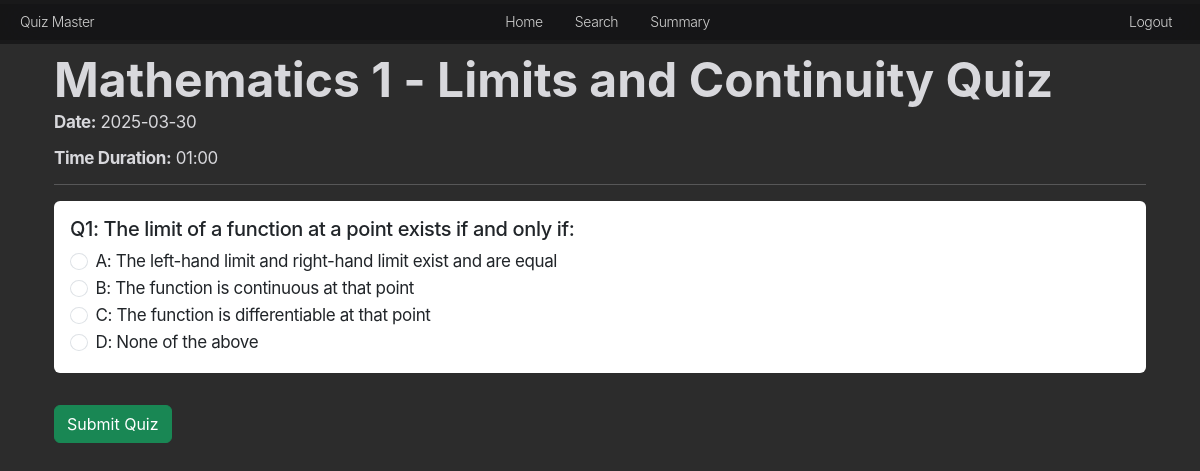
Page /quiz/4 (signed in) on the committed database.
### models.py (models this page shows, shortened)
class Subject(db.Model):
    id = db.Column(db.Integer, primary_key=True)
    name = db.Column(db.String(100), unique=True, nullable=False)
    description = db.Column(db.Text, nullable=True)

class Chapter(db.Model):
    id = db.Column(db.Integer, primary_key=True)
    name = db.Column(db.String(100), nullable=False)
    description = db.Column(db.Text, nullable=True)
    subject_id = db.Column(db.Integer, db.ForeignKey('subject.id'), nullable=False)
    subject = db.relationship('Subject', backref=db.backref('chapters', lazy=True))

class Quiz(db.Model):
    id = db.Column(db.Integer, primary_key=True)
    chapter_id = db.Column(db.Integer, db.ForeignKey('chapter.id'), nullable=False)
    date_of_quiz = db.Column(db.Date, nullable=False, default=datetime.utcnow)
    time_duration = db.Column(db.String(5), nullable=False)  # Format HH:MM
    remarks = db.Column(db.Text, nullable=True)
    chapter = db.relationship('Chapter', backref=db.backref('quizzes', lazy=True))

class Question(db.Model):
    id = db.Column(db.Integer, primary_key=True)
    quiz_id = db.Column(db.Integer, db.ForeignKey('quiz.id'), nullable=False)
    question_statement = db.Column(db.Text, nullable=False)
    option1 = db.Column(db.String(255), nullable=False)
    option2 = db.Column(db.String(255), nullable=False)
    option3 = db.Column(db.String(255), nullable=False)
    option4 = db.Column(db.String(255), nullable=False)
    correct_option = db.Column(db.Integer, nullable=False)  # Store as 1,2,3,4
    quiz = db.relationship('Quiz', backref=db.backref('questions', lazy=True))

### routes.py (the view, shortened to what this page needs)
@main.route('/quiz/<int:quiz_id>', methods=['GET', 'POST'])
@login_required
def start_quiz(quiz_id):
    quiz = Quiz.query.get_or_404(quiz_id)
    questions = Question.query.filter_by(quiz_id=quiz_id).all()
    current_user = get_current_user()
    return render_template('start_quiz.html', quiz=quiz, questions=questions, current_user=current_user)

### routes.py (called while the page is built)
def login_required(f):
    @wraps(f)
    def decorated_function(*args, **kwargs):
        if 'user_id' not in session:
            flash("Please log in to access this page.", "danger")
            return redirect(url_for('auth.login'))
        return f(*args, **kwargs)
    return decorated_function

def get_current_user():
    if 'user_id' in session:
        return User.query.get(session['user_id'])
    return None

### templates/start_quiz.html (shortened to what this page needs)
{% extends "base.html" %}
{% block content %}
<div class="container">
    <h2 class="mt-4">{{ quiz.chapter.subject.name }} - {{ quiz.chapter.name }} Quiz</h2>
    <p><strong>Date:</strong> {{ quiz.date_of_quiz }}</p>
    <p><strong>Time Duration:</strong> {{ quiz.time_duration }}</p>
    <hr>
    {% if questions %}
    <form method="POST">
        {% for question in questions %}
            <div class="card mb-3">
                <div class="card-body">
                    <h5 class="card-title">Q{{ loop.index }}: {{ question.question_statement }}</h5>
                    <div class="form-check">
                        <input class="form-check-input" type="radio" name="question_{{ question.id }}" value="1" id="q{{ question.id }}_1">
                        <label class="form-check-label" for="q{{ question.id }}_1">A: {{ question.option1 }}</label>
                    </div>
                    <div class="form-check">
                        <input class="form-check-input" type="radio" name="question_{{ question.id }}" value="2" id="q{{ question.id }}_2">
                        <label class="form-check-label" for="q{{ question.id }}_2">B: {{ question.option2 }}</label>
                    </div>
                    <div class="form-check">
                        <input class="form-check-input" type="radio" name="question_{{ question.id }}" value="3" id="q{{ question.id }}_3">
                        <label class="form-check-label" for="q{{ question.id }}_3">C: {{ question.option3 }}</label>
                    </div>
                    <div class="form-check">
                        <input class="form-check-input" type="radio" name="question_{{ question.id }}" value="4" id="q{{ question.id }}_4">
                        <label class="form-check-label" for="q{{ question.id }}_4">D: {{ question.option4 }}</label>
                    </div>
                </div>
            </div>
        {% endfor %}
        <button type="submit" class="btn btn-success mt-3">Submit Quiz</button>
    </form>
    {% else %}
        <p>No questions available for this quiz.</p>
    {% endif %}
</div>
{% endblock %}

### static/style.css (style rules this page uses)
:root { --nav-bg: rgb(22,22,23,0.8); --white: #f5f5f7; --bg: #f5f5f8; --dark-bg: #2c2c2c; --dark-box: #1c1c1c; --beinge-white: rgb(216,216,220); --gray: rgb(99,99,102) ; --blue: #0071e3; --orange: #bf4800; --red: rgb(215,0,21); --success: rgb(48,219,91); --yellow: rgb(255,214,10); --nav-color: rgba(255, 255, 255, .8); --nav-color-secondary: #E8E8ED; --nav-color-hover: #FFFFFF; --main-white: #ffffff; }
body { background-color: var(--dark-bg); font-size: 17px; line-height: 1.47059; font-weight: 400; letter-spacing: -0.022em; font-family: "SF Pro Text", "SF Pro Icons", "AOS Icons", "Helvetica Neue", Helvetica, Arial, sans-serif; color: var(--beinge-white); font-style: normal; overflow: hidden; overflow-y: auto; }
button { background-color: #007aff; color: #ffffff; border: none; border-radius: 12px; padding: 10px 20px; font-size: 16px; cursor: pointer; transition: all 0.2s ease-in-out; }
.container { margin-top: 56px; }
.card { border: none; }
h2 { font-size: 48px; line-height: 1; font-weight: 700; letter-spacing: -0.00043em; }
select, input, textarea { border: none; background-color: #E8E8ED; border-radius: 8px; padding: 6px; padding-left: 10px; }
p { font-size: 17px; line-height: 1.17648; font-weight: 400; letter-spacing: -.022em; }

### templates/start_quiz.html (style rules this page uses)
.form-check-input { margin-right: 5px; }

### rows in the picture
Subject: chapter.subject.name "Mathematics 1"
Chapter: chapter.name "Limits and Continuity"
Quiz: date_of_quiz "2025-03-30", time_duration "01:00"
Question: question_statement "The limit of a function at a point exists if and only if:", option1 "The left-hand limit and right-hand limit exist and are equal", option2 "The function is continuous at that point", option3 "The function is differentiable at that point", option4 "None of the above"
